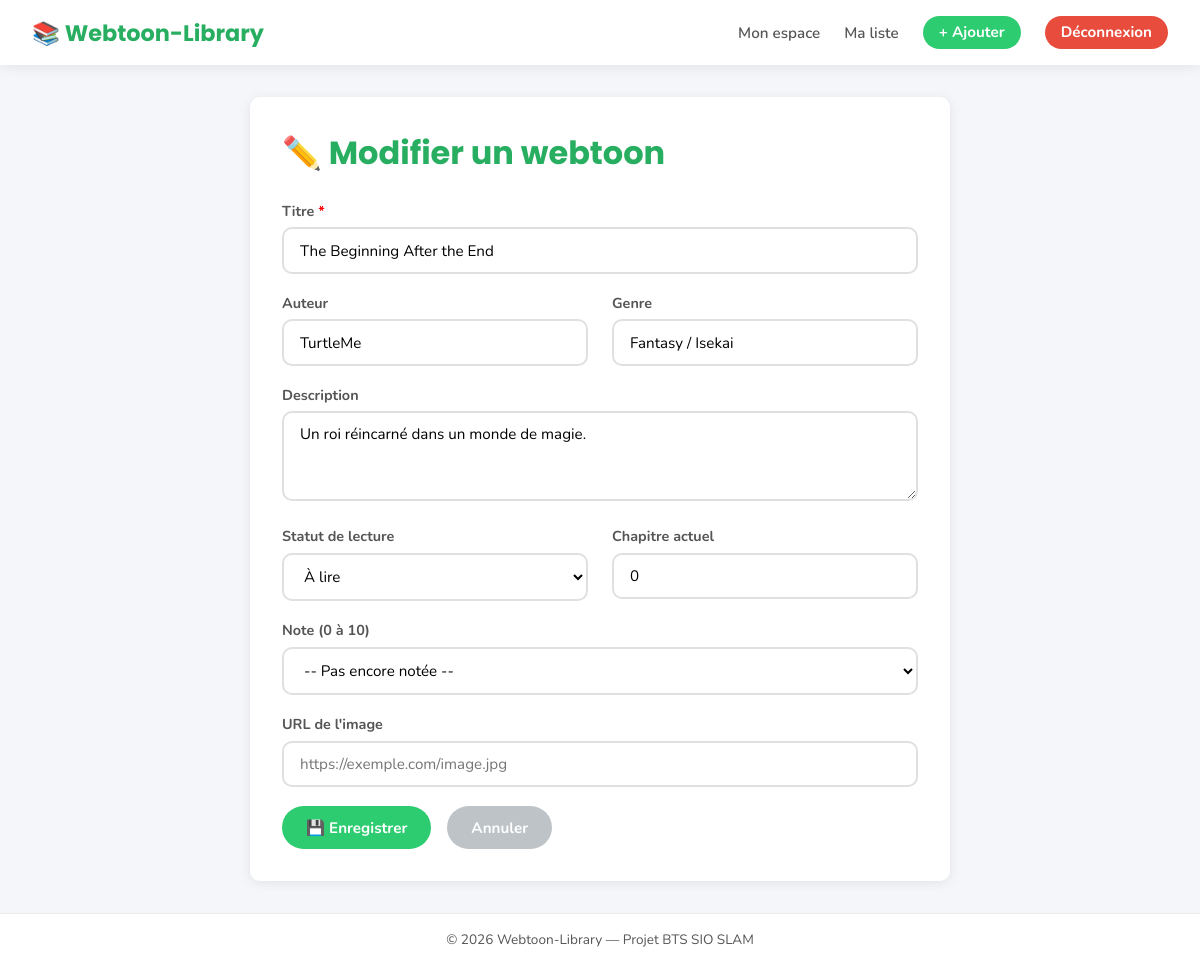
The app's page /modifier_webtoon.php?id=3 (signed in) with its own data.
### tables this page shows
CREATE TABLE IF NOT EXISTS webtoons (
    id              INT AUTO_INCREMENT PRIMARY KEY,
    id_utilisateur  INT NOT NULL,                     
    titre           VARCHAR(255) NOT NULL,
    auteur          VARCHAR(255),
    genre           VARCHAR(100),
    description     TEXT,
    statut          ENUM('a_lire', 'en_cours', 'termine') DEFAULT 'a_lire',
    chapitre_actuel INT DEFAULT 0,
    note            TINYINT CHECK (note BETWEEN 0 AND 10),  
    image_url       VARCHAR(500),
    date_ajout      DATETIME DEFAULT CURRENT_TIMESTAMP,

     
    FOREIGN KEY (id_utilisateur) REFERENCES utilisateurs(id) ON DELETE CASCADE
);

### modifier_webtoon.php (the view, shortened to what this page needs)
<?php
include 'includes/config.php';
$userId = $_SESSION['user_id'];
$id = (int)($_GET['id'] ?? 0);
$requete = $pdo->prepare("SELECT * FROM webtoons WHERE id = ? AND id_utilisateur = ?");
$requete->execute([$id, $userId]);
$wt = $requete->fetch();
include 'includes/header.php';
?>
<div class="carte-formulaire-large">
    <h1>✏️ Modifier un webtoon</h1>
    <form method="POST" action="modifier_webtoon.php?id=<?= $id ?>">
        <div class="groupe-champ">
            <label for="titre">Titre <span style="color:red">*</span></label>
            <input type="text" id="titre" name="titre"
                   value="<?= htmlspecialchars($wt['titre']) ?>" required>
        </div>
        <div class="grille-2-colonnes">
            <div class="groupe-champ">
                <label for="auteur">Auteur</label>
                <input type="text" id="auteur" name="auteur"
                       value="<?= htmlspecialchars($wt['auteur'] ?? '') ?>">
            </div>
            <div class="groupe-champ">
                <label for="genre">Genre</label>
                <input type="text" id="genre" name="genre"
                       value="<?= htmlspecialchars($wt['genre'] ?? '') ?>">
            </div>
        </div>
        <div class="groupe-champ">
            <label for="description">Description</label>
            <textarea id="description" name="description"><?= htmlspecialchars($wt['description'] ?? '') ?></textarea>
        </div>
        <div class="grille-2-colonnes">
            <div class="groupe-champ">
                <label for="statut">Statut de lecture</label>
                <select id="statut" name="statut">
                    <option value="a_lire"   <?= $wt['statut'] === 'a_lire'   ? 'selected' : '' ?>>À lire</option>
                </select>
            </div>
            <div class="groupe-champ">
                <label for="chapitre_actuel">Chapitre actuel</label>
                <input type="number" id="chapitre_actuel" name="chapitre_actuel"
                       min="0" value="<?= (int)$wt['chapitre_actuel'] ?>">
            </div>
        </div>
        <div class="groupe-champ">
            <label for="note">Note (0 à 10)</label>
            <select id="note" name="note">
                <option value="">-- Pas encore notée --</option>
            </select>
        </div>
        <div class="groupe-champ">
            <label for="image_url">URL de l'image</label>
            <input type="url" id="image_url" name="image_url"
                   value="<?= htmlspecialchars($wt['image_url'] ?? '') ?>"
                   placeholder="https://exemple.com/image.jpg">
        </div>
        <div style="display:flex; gap:1rem; margin-top:0.5rem;">
            <button type="submit" class="btn btn-vert">💾 Enregistrer</button>
            <a href="webtoons.php" class="btn btn-gris">Annuler</a>
        </div>
    </form>
</div>
<?php include 'includes/footer.php'; ?>

### assets/css/style.css (style rules this page uses)
:root { --vert-principal: #2ecc71; --vert-fonce: #27ae60; --vert-clair: #eafaf1; --blanc: #ffffff; --gris-clair: #f5f6fa; --gris-texte: #555555; --noir: #222222; --rouge: #e74c3c; --ombre: 0 2px 12px rgba(0,0,0,0.08); --rayon: 10px; }
* { margin: 0; padding: 0; box-sizing: border-box; }
body { font-family: 'Nunito', sans-serif; background-color: var(--gris-clair); color: var(--noir); min-height: 100vh; display: flex; flex-direction: column; }
a { text-decoration: none; color: var(--vert-fonce); }
.groupe-champ { margin-bottom: 1.2rem; }
.groupe-champ label { display: block; font-weight: 700; margin-bottom: 0.4rem; font-size: 0.9rem; color: var(--gris-texte); }
.groupe-champ input, .groupe-champ select, .groupe-champ textarea { width: 100%; padding: 0.7rem 1rem; border: 2px solid #e0e0e0; border-radius: var(--rayon); font-family: 'Nunito', sans-serif; font-size: 0.95rem; transition: border-color 0.2s; background-color: var(--blanc); }
.groupe-champ textarea { resize: vertical; min-height: 90px; }
.btn { display: inline-block; padding: 0.7rem 1.5rem; border-radius: 25px; font-family: 'Nunito', sans-serif; font-weight: 700; font-size: 0.95rem; border: none; cursor: pointer; transition: background-color 0.2s, transform 0.1s; text-align: center; }
.btn-vert { background-color: var(--vert-principal); color: var(--blanc); }
.btn-gris { background-color: #bdc3c7; color: var(--blanc); }
.carte-formulaire-large { background-color: var(--blanc); border-radius: var(--rayon); box-shadow: var(--ombre); padding: 2rem; max-width: 700px; margin: 0 auto; }
.carte-formulaire-large h1 { font-family: 'Poppins', sans-serif; color: var(--vert-fonce); margin-bottom: 1.5rem; }
.grille-2-colonnes { display: grid; grid-template-columns: 1fr 1fr; gap: 0 1.5rem; }

### records on screen
webtoons: titre "The Beginning After the End", auteur "TurtleMe", genre "Fantasy / Isekai", description "Un roi réincarné dans un monde de magie.", statut "À lire", chapitre_actuel "0"
